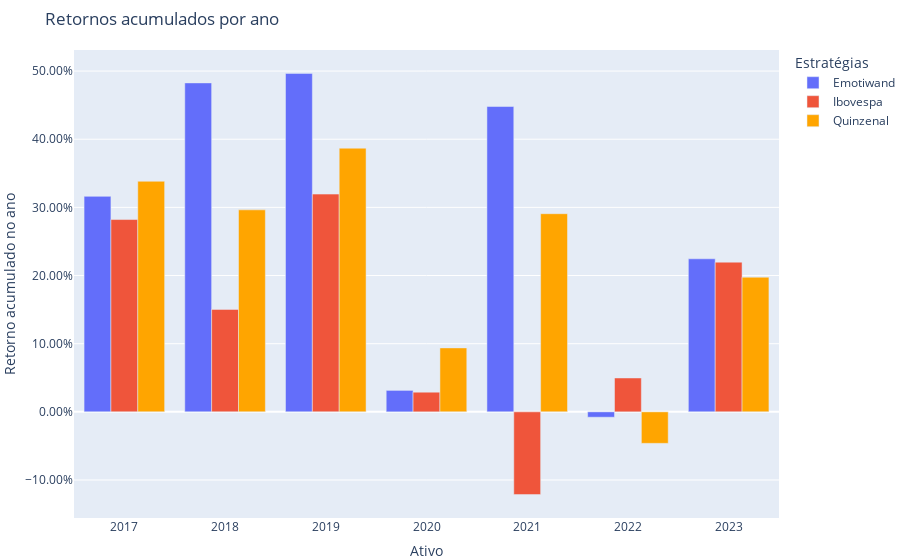

This figure's notebook cell:
### Code cell
import plotly.graph_objects as go

retornos_anuais = results['Índice'].return_table['YTD']
retornos_ibov = results['Ibovespa'].return_table['YTD']
retornos_quinzenal = results['Quinzenal'].return_table['YTD']

# Criação da figura
fig = go.Figure()

# Adiciona uma barra para retornos anuais com cor personalizada
fig.add_trace(go.Bar(
    x=retornos_anuais.index,
    y=retornos_anuais,
    name='Emotiwand',
))

# Adiciona uma barra para retornos do Ibovespa com cor personalizada
fig.add_trace(go.Bar(
    x=retornos_ibov.index,
    y=retornos_ibov,
    name='Ibovespa',
))

# Adiciona uma barra para retornos quinzenais com cor personalizada
fig.add_trace(go.Bar(
    x=retornos_quinzenal.index,
    y=retornos_quinzenal,
    name='Quinzenal',
    marker=dict(color='orange')  # Cor personalizada
))

fig.update_layout(
    title='Retornos acumulados por ano',
    xaxis_title='Ativo',
    yaxis_title='Retorno acumulado no ano',
    barmode='group',  # Agrupa as barras lado a lado
    yaxis=dict(
        tickformat='.2%'  # Formata os rótulos como porcentagem com duas casas decimais
    ),
    margin=dict(l=0, r=0, t=50, b=0),
    legend=dict(title="Estratégias"),
)

# Exibe o gráfico
fig.show()

### Figure 1 — Plotly figure (JSON) as saved in the notebook; plotly's stock layout.template omitted (floating-point values rounded to 4 significant figures)
{"data": [{"name": "Emotiwand", "type": "bar", "x": [2017, 2018, 2019, 2020, 2021, 2022, 2023], "y": [0.3162, 0.4826, 0.4965, 0.03149, 0.4479, -0.007887, 0.2245]}, {"name": "Ibovespa", "type": "bar", "x": [2017, 2018, 2019, 2020, 2021, 2022, 2023], "y": [0.2821, 0.1503, 0.3195, 0.02882, -0.1214, 0.04969, 0.2196]}, {"marker": {"color": "orange"}, "name": "Quinzenal", "type": "bar", "x": [2017, 2018, 2019, 2020, 2021, 2022, 2023], "y": [0.3383, 0.2963, 0.3868, 0.09383, 0.2907, -0.04621, 0.1975]}], "layout": {"barmode": "group", "legend": {"title": {"text": "Estratégias"}}, "margin": {"b": 0, "l": 0, "r": 0, "t": 50}, "title": {"text": "Retornos acumulados por ano"}, "xaxis": {"title": {"text": "Ativo"}}, "yaxis": {"tickformat": ".2%", "title": {"text": "Retorno acumulado no ano"}}}}
